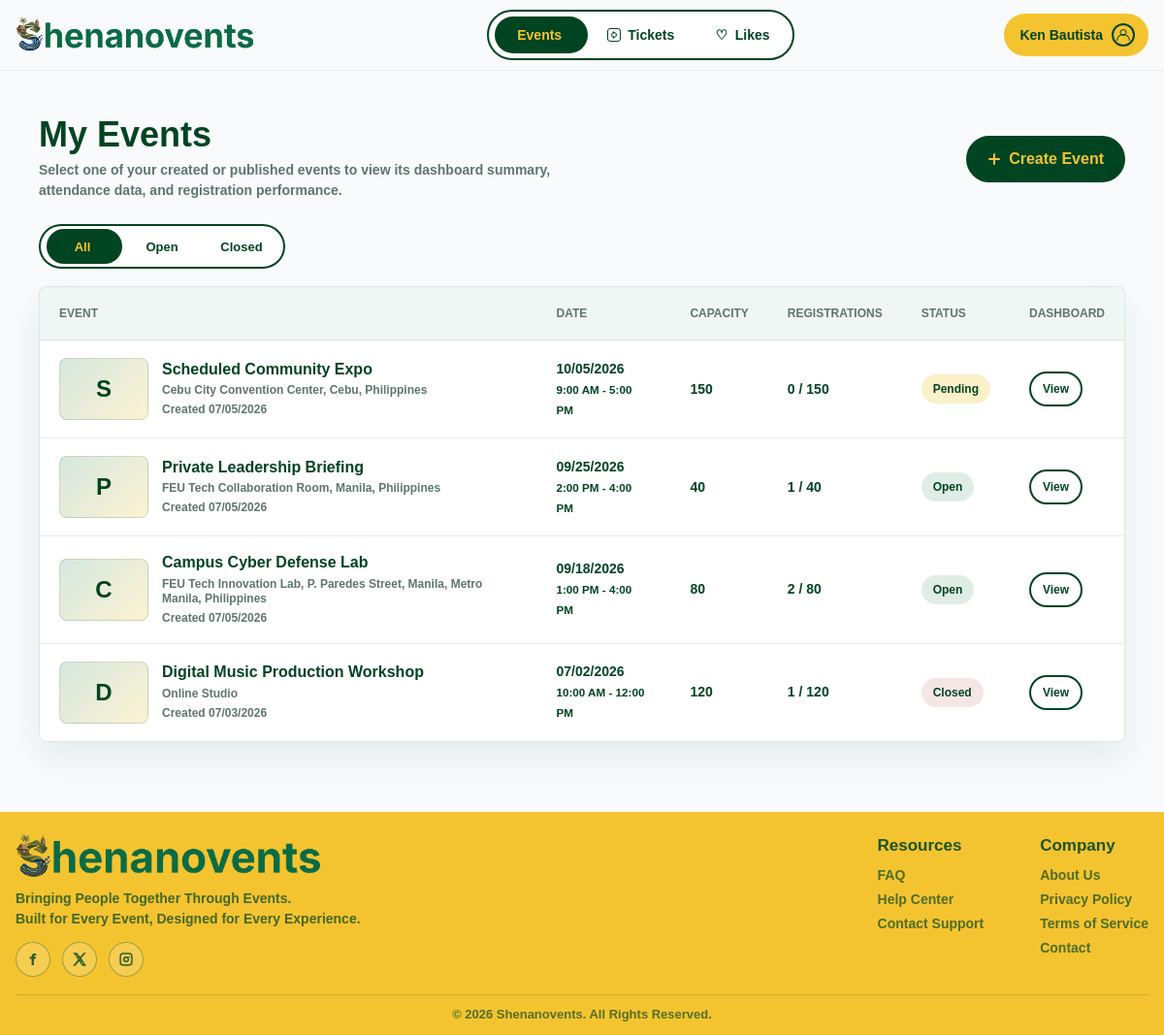
Page /participant/dashboard.php (signed in) on the committed database.
### tables this page shows
CREATE TABLE events (
    event_id INT AUTO_INCREMENT PRIMARY KEY,
    event_title VARCHAR(150) NOT NULL,
    event_summary VARCHAR(255) NULL,
    event_description TEXT NOT NULL,
    event_tags VARCHAR(255) NULL,
    event_category VARCHAR(80) NULL,
    event_type VARCHAR(30) NOT NULL DEFAULT 'physical',
    event_location VARCHAR(150) NOT NULL,
    event_country VARCHAR(100) NOT NULL DEFAULT 'Philippines',
    event_province VARCHAR(100) NULL,
    event_city VARCHAR(100) NULL,
    event_address VARCHAR(255) NULL,
    event_venue VARCHAR(150) NULL,
    online_link VARCHAR(255) NULL,
    online_platform VARCHAR(100) NULL,
    event_date DATE NOT NULL,
    event_time TIME NOT NULL,
    event_end_time TIME NULL,
    capacity INT NOT NULL,
    banner_image VARCHAR(255) NULL,
    visibility VARCHAR(30) NOT NULL DEFAULT 'public',
    audience VARCHAR(100) NULL,
    private_access_key VARCHAR(20) NULL UNIQUE,
    publish_date DATE NULL,
    publish_time TIME NULL,
    status VARCHAR(30) NOT NULL DEFAULT 'open',
    created_by INT NOT NULL,
    created_at DATETIME NOT NULL DEFAULT CURRENT_TIMESTAMP,
    CONSTRAINT fk_events_created_by
        FOREIGN KEY (created_by)
        REFERENCES users(user_id)
        ON UPDATE CASCADE
        ON DELETE RESTRICT
);

### includes/participant-data.php (called while the page is built, shortened)
<?php
function participant_current_user_id()
{
    return (int) ($_SESSION['user_id'] ?? 0);
}
function participant_format_date($date)
{
    $timestamp = strtotime($date);
    return $timestamp ? date('m/d/Y', $timestamp) : 'N/A';
}
function participant_format_time($time)
{
    $timestamp = strtotime($time);
    return $timestamp ? date('g:i A', $timestamp) : 'N/A';
}
function participant_time_filter($date)
{
    $event_timestamp = strtotime($date);
    $day_of_week = (int) date('N', $event_timestamp);
    return $day_of_week >= 6 ? 'weekend' : 'all';
}
function participant_event_is_available($status)
{
    return in_array(strtolower($status), ['open', 'published', 'approved', 'active'], true);
}
function participant_event_publish_is_active($event)
{
    $publish_date = trim((string) ($event['publish_date'] ?? ''));
    if ($publish_date === '') {
        return true;
    }
    $publish_time = trim((string) ($event['publish_time'] ?? '00:00:00'));
    $publish_timestamp = strtotime($publish_date . ' ' . ($publish_time !== '' ? $publish_time : '00:00:00'));
    return $publish_timestamp ? $publish_timestamp <= time() : true;
}
function participant_event_has_ended($event)
{
    $event_date = trim((string) ($event['event_date'] ?? ''));
    $end_time = trim((string) ($event['event_end_time'] ?? ''));
    $start_time = trim((string) ($event['event_time'] ?? '23:59:59'));
    $event_time = $end_time !== '' ? $end_time : $start_time;
    $event_timestamp = strtotime($event_date . ' ' . $event_time);
    return $event_timestamp ? $event_timestamp < time() : false;
}
function participant_user_can_view_event($event, $user_id)
{
    $user_id = (int) $user_id;
    $is_owner = $user_id > 0 && (int) ($event['created_by'] ?? 0) === $user_id;
    if ($is_owner) {
        return true;
    }
    return true;
}
function participant_event_registration_is_open($event, $user_id)
{
    return participant_event_is_available($event['status'] ?? '')
        && participant_event_publish_is_active($event)
        && !participant_event_has_ended($event)
        && participant_user_can_view_event($event, $user_id);
}
function participant_event_select_fields($alias = 'e')
{
    $prefix = $alias . '.';
    return $prefix . 'event_id, ' . $prefix . 'event_title, ' . $prefix . 'event_summary, '
        . $prefix . 'event_description, ' . $prefix . 'event_tags, ' . $prefix . 'event_category, '
        . $prefix . 'event_type, ' . $prefix . 'event_location, ' . $prefix . 'event_country, '
        . $prefix . 'event_province, ' . $prefix . 'event_city, ' . $prefix . 'event_address, '
        . $prefix . 'event_venue, ' . $prefix . 'online_link, ' . $prefix . 'online_platform, '
        . $prefix . 'event_date, ' . $prefix . 'event_time, ' . $prefix . 'event_end_time, '
        . $prefix . 'capacity, ' . $prefix . 'banner_image, ' . $prefix . 'visibility, '
        . $prefix . 'audience, ' . $prefix . 'private_access_key, ' . $prefix . 'publish_date, ' . $prefix . 'publish_time, '
        . $prefix . 'status, ' . $prefix . 'created_by, ' . $prefix . 'created_at';
}
        ?>
    <?php
function participant_event_type_label($event_type)
{
    $event_type = strtolower(trim((string) $event_type));
    if ($event_type === 'online') {
        return 'Online Event';
    }
    return 'Venue Event';
}
        ?>
    <?php
function participant_event_badge($status, $remaining_slots, $capacity)
{
    $capacity = (int) $capacity;
    $remaining_slots = (int) $remaining_slots;
    $registered_count = max(0, $capacity - max(0, $remaining_slots));
    return '';
}
function participant_registration_label($event)
{
    if (!participant_event_registration_is_open($event, participant_current_user_id()) || (int) ($event['remaining_slots'] ?? 0) <= 0) {
        return 'Unavailable';
    }
    return 'Free Registration';
}
function participant_attendance_status_label($status)
{
    $status = strtolower(trim((string) $status));
    return ucwords(str_replace(['_', '-'], ' ', $status));
}
function participant_normalize_event_row($row)
{
    $capacity = (int) ($row['capacity'] ?? 0);
    $registered_count = (int) ($row['registered_count'] ?? 0);
    $event_type = strtolower(trim((string) ($row['event_type'] ?? '')));
    $event_category = strtolower(trim((string) ($row['event_category'] ?? '')));
    $start_time_text = participant_format_time($row['event_time'] ?? '');
    $end_time_text = !empty($row['event_end_time']) ? participant_format_time($row['event_end_time']) : '';
    $remaining_slots = max(0, $capacity - $registered_count);
    $row['registered_count'] = $registered_count;
    $row['remaining_slots'] = $remaining_slots;
    $row['date_text'] = participant_format_date($row['event_date']);
    $row['start_time_text'] = $start_time_text;
    $row['end_time_text'] = $end_time_text;
    $row['time_text'] = $end_time_text !== '' ? $start_time_text . ' - ' . $end_time_text : $start_time_text;
    $row['date_time'] = strtoupper(date('D, M j', strtotime($row['event_date']))) . ' - ' . strtoupper($row['time_text']);
    $row['time_filter'] = participant_time_filter($row['event_date']);
    $row['location_type'] = in_array($event_type, ['online', 'physical', 'tba'], true)
        ? $event_type
        : participant_event_location_type($row['event_location']);
    $row['event_type_label'] = participant_event_type_label($row['location_type']);
    $row['category'] = $event_category !== ''
        ? $event_category
        : participant_event_category($row['event_title'], $row['event_description'] . ' ' . ($row['event_tags'] ?? ''));
    $row['event_category'] = $row['category'];
    $row['event_country'] = trim((string) ($row['event_country'] ?? ''));
    $row['event_city'] = trim((string) ($row['event_city'] ?? ''));
    $row['event_province'] = trim((string) ($row['event_province'] ?? ''));
    $row['event_summary'] = trim((string) ($row['event_summary'] ?? ''));
    $row['banner_image'] = trim((string) ($row['banner_image'] ?? ''));
    $row['visibility'] = trim((string) ($row['visibility'] ?? 'public'));
    $row['audience'] = trim((string) ($row['audience'] ?? ''));
    $row['private_access_key'] = trim((string) ($row['private_access_key'] ?? ''));
    $row['status_badge'] = participant_event_badge($row['status'], $remaining_slots, $capacity);
    $row['registration_label'] = participant_registration_label($row);
    $row['organizer_name'] = trim(($row['organizer_first_name'] ?? '') . ' ' . ($row['organizer_last_name'] ?? ''));
    $row['current_user_liked'] = (int) ($row['current_user_liked'] ?? 0);
    $row['attendee_count'] = (int) ($row['attendee_count'] ?? 1);
    $row['attendance_code'] = trim((string) ($row['attendance_code'] ?? ''));
    $row['attendance_status'] = strtolower(trim((string) ($row['attendance_status'] ?? 'pending')));
    $row['attendance_status_label'] = participant_attendance_status_label($row['attendance_status']);
    $row['attendance_marked_at'] = $row['attendance_marked_at'] ?? null;
    return $row;
}
    ?>
    <?php
function participant_fetch_hosted_events($conn, $user_id)
{
    $events = [];
    $event_fields = participant_event_select_fields('e');
    $sql = 'SELECT ' . $event_fields . ',
                   organizer.first_name AS organizer_first_name,
                   organizer.last_name AS organizer_last_name,
                   (SELECT COALESCE(SUM(active_reg.attendee_count), 0)
                    FROM registrations active_reg
                    WHERE active_reg.event_id = e.event_id
                    AND active_reg.registration_status = "registered") AS registered_count,
                   NULL AS current_user_registration_status,
                   0 AS current_user_liked
            FROM events e
            INNER JOIN users organizer ON organizer.user_id = e.created_by
            WHERE e.created_by = ?
            ORDER BY e.created_at DESC';
    $stmt = mysqli_prepare($conn, $sql);
    mysqli_stmt_bind_param($stmt, 'i', $user_id);
    mysqli_stmt_execute($stmt);
    $result = mysqli_stmt_get_result($stmt);
    while ($row = mysqli_fetch_assoc($result)) {
        $event = participant_normalize_event_row($row);
        if (participant_user_can_view_event($event, $user_id)) {
            $events[] = $event;
        }
    }
    return $events;
}
    ?>

### participant/dashboard.php (the view, shortened to what this page needs)
<?php
require_once __DIR__ . '/../includes/participant-check.php';
require_once __DIR__ . '/../includes/participant-data.php';
$participant_id = participant_current_user_id();
$all_events = participant_fetch_hosted_events($conn, $participant_id);
$pagination = participant_paginate_items($all_events, participant_current_page(), 5);
$events = $pagination['items'];
require_once __DIR__ . '/../includes/header.php';
?>
<section class="dashboard-page" aria-labelledby="dashboardTitle">
    <div class="dashboard-section">
        <div class="dashboard-title-row">
            <div>
                <h1 id="dashboardTitle">My Events</h1>
                <p>Select one of your created or published events to view its dashboard summary, attendance data, and registration performance.</p>
            </div>
            <a class="button button-primary" href="../event-maker/create-event.php">
                <span class="icon icon-plus" aria-hidden="true"></span>
                Create Event
            </a>
        </div>
        <div class="dashboard-filter-row">
            <div class="dashboard-filter-tabs pill-menu" aria-label="Created event status filters">
                <button class="active" type="button" data-dashboard-filter="all">All</button>
                <button type="button" data-dashboard-filter="open">Open</button>
                <button type="button" data-dashboard-filter="closed">Closed</button>
            </div>
        </div>
        <div class="dashboard-table-card">
            <table class="dashboard-event-table">
                <thead>
                    <tr>
                        <th scope="col">Event</th>
                        <th scope="col">Date</th>
                        <th scope="col">Capacity</th>
                        <th scope="col">Registrations</th>
                        <th scope="col">Status</th>
                        <th scope="col">Dashboard</th>
                    </tr>
                </thead>
                <tbody>
                    <?php if (!empty($events)): ?>
                        <?php foreach ($events as $event): ?>
                            <?php
                            $status = strtolower($event['status']);
                            $status_class = $status === 'open' ? 'registered' : ($status === 'closed' ? 'cancelled' : $status);
                            $event_image = participant_event_banner_src($event, '../');
                            $event_initial = strtoupper(substr($event['event_title'], 0, 1));
                            ?>
                            <tr data-dashboard-event-row data-dashboard-status="<?php echo htmlspecialchars($status, ENT_QUOTES, 'UTF-8'); ?>">
                                <td>
                                    <a class="dashboard-event-link" href="event-dashboard.php?event=<?php echo (int) $event['event_id']; ?>">
                                        <?php if ($event_image !== ''): ?>
                                            <img class="dashboard-event-thumb" src="<?php echo htmlspecialchars($event_image, ENT_QUOTES, 'UTF-8'); ?>" alt="">
                                        <?php else: ?>
                                            <span class="dashboard-event-thumb dashboard-event-thumb-fallback" aria-hidden="true"><?php echo htmlspecialchars($event_initial, ENT_QUOTES, 'UTF-8'); ?></span>
                                        <?php endif; ?>
                                        <span class="dashboard-event-copy">
                                            <strong><?php echo htmlspecialchars($event['event_title'], ENT_QUOTES, 'UTF-8'); ?></strong>
                                            <small><?php echo htmlspecialchars($event['event_location'], ENT_QUOTES, 'UTF-8'); ?></small>
                                            <small>Created <?php echo htmlspecialchars(participant_format_date($event['created_at']), ENT_QUOTES, 'UTF-8'); ?></small>
                                        </span>
                                    </a>
                                </td>
                                <td>
                                    <?php echo htmlspecialchars($event['date_text'], ENT_QUOTES, 'UTF-8'); ?><br>
                                    <small><?php echo htmlspecialchars($event['time_text'], ENT_QUOTES, 'UTF-8'); ?></small>
                                </td>
                                <td><?php echo (int) $event['capacity']; ?></td>
                                <td><?php echo (int) $event['registered_count']; ?> / <?php echo (int) $event['capacity']; ?></td>
                                <td>
                                    <span class="dashboard-status dashboard-status-<?php echo htmlspecialchars($status_class, ENT_QUOTES, 'UTF-8'); ?>">
                                        <?php echo htmlspecialchars(ucwords($status), ENT_QUOTES, 'UTF-8'); ?>
                                    </span>
                                </td>
                                <td>
                                    <a class="button button-outline admin-small-button" href="event-dashboard.php?event=<?php echo (int) $event['event_id']; ?>">
                                        View
                                    </a>
                                </td>
                            </tr>
                        <?php endforeach; ?>
                    <?php endif; ?>
                </tbody>
            </table>
        </div>
    </div>
</section>
<?php require_once __DIR__ . '/../includes/footer.php'; ?>

### rows in the picture
events: event_title "S", event_title "Scheduled Community Expo", event_location "Cebu City Convention Center, Cebu, Philippines", created_at "07/05/2026", date_text "10/05/2026", time_text "9:00 AM - 5:00 PM", capacity "150", registered_count "0", status "Pending"
events: event_title "P", event_title "Private Leadership Briefing", event_location "FEU Tech Collaboration Room, Manila, Philippines", created_at "07/05/2026", date_text "09/25/2026", time_text "2:00 PM - 4:00 PM", capacity "40", registered_count "1", status "Open"
events: event_title "C", event_title "Campus Cyber Defense Lab", event_location "FEU Tech Innovation Lab, P. Paredes Street, Manila, Metro Manila, Philippines", created_at "07/05/2026", date_text "09/18/2026", time_text "1:00 PM - 4:00 PM", capacity "80", registered_count "2", status "Open"
events: event_title "D", event_title "Digital Music Production Workshop", event_location "Online Studio", created_at "07/03/2026", date_text "07/02/2026", time_text "10:00 AM - 12:00 PM", capacity "120", registered_count "1", status "Closed"

### other values in the picture
$safe_display_user_name "Ken Bautista"
